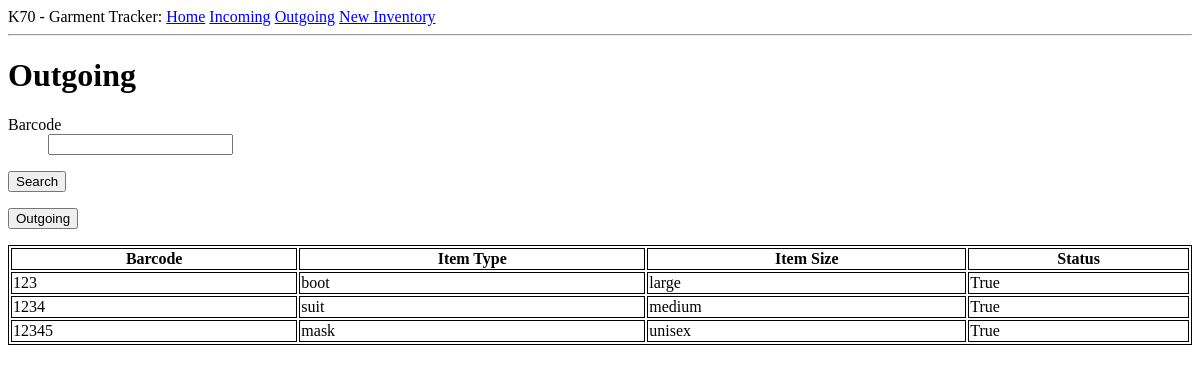
Page /Outgoing on the earlier database version.
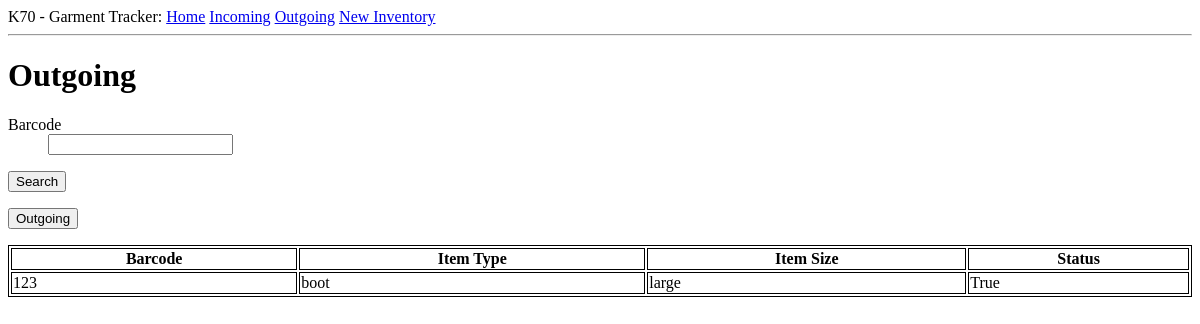
Same page on the later database version.
### app/models.py (models this page shows, shortened)
class Search(db.Model):
    id = db.Column(db.Integer, primary_key=True)
    barcode = db.Column(db.String(20), index = True)
    item_type = db.Column(db.String(10), index = True)
    item_size = db.Column(db.String(10), index = True)
    item_note = db.Column(db.String(20), index = True)
    status = db.Column(db.Boolean(), index=True)

### app/routes.py (the view, shortened to what this page needs)
@app.route('/Outgoing', methods = ['GET', 'POST'])
def Outgoing():
    form = search_item()
    enter = Laundry.query.filter_by(barcode=form.barcode.data).first()
    items = Search.query.filter_by(status=True)
    return render_template('Outgoing.html', title='Outgoing', form=form, items=items)

### app/forms.py
class search_item(FlaskForm):
    barcode = StringField('Barcode', validators=None)
    Search = SubmitField(label='Search')
    Incoming = SubmitField(label='Incoming')
    Outgoing = SubmitField(label='Outgoing')

### app/templates/Outgoing.html (shortened to what this page needs)
{% extends "base.html" %}
{% block content %}
<h1>Outgoing</h1>
<form action="" method="POST">
    {% from "_formhelpers.html" import render_field %}
    <dl>
        <p>{{ render_field(form.barcode) }}</p>
        <p>{{ form.Search }}</p>
        <p>{{ form.Outgoing }}</p>
    </dl>
</form>
<table style="width:100%">
    <tr valign="top">
        <th>Barcode</th>
        <th>Item Type</th>
        <th>Item Size</th>
        <th>Status</th>
    </tr>
    {% for item in items %}
    <tr>
        <td>{{ item.barcode }}</td><td>{{ item.item_type }}</td><td>{{ item.item_size }}</td><td>{{ item.status }}</td>
    </tr>
    {% endfor %}
</table>
{% endblock %}

### app/templates/base.html (shortened to what this page needs)
<html>
    <head>
    </head>
    <body>
        <div>
            K70 - Garment Tracker:
            <a href="{{ url_for('Home') }}">Home</a>
            <a href="{{ url_for('Incoming') }}">Incoming</a>
            <a href="{{ url_for('Outgoing') }}">Outgoing</a>
            <a href="{{ url_for('New_inventory') }}">New Inventory</a>
          </div>
        <hr>
        {% block content %}{% endblock %}
    </body>
</html>

### app/templates/_formhelpers.html (shortened to what this page needs)
{% macro render_field(field) %}
    <dt>{{ field.label }}
    </dt><dd>{{ field(**kwargs)|safe }}
    </dd>
{% endmacro %}

### app/templates/Outgoing.html (style rules this page uses)
table, th, td { border: 1px solid black; }

Differences in the rows shown:
removed Search: barcode "1234", item_type "suit", item_size "medium", status "True"
removed Search: barcode "12345", item_type "mask", item_size "unisex", status "True"
